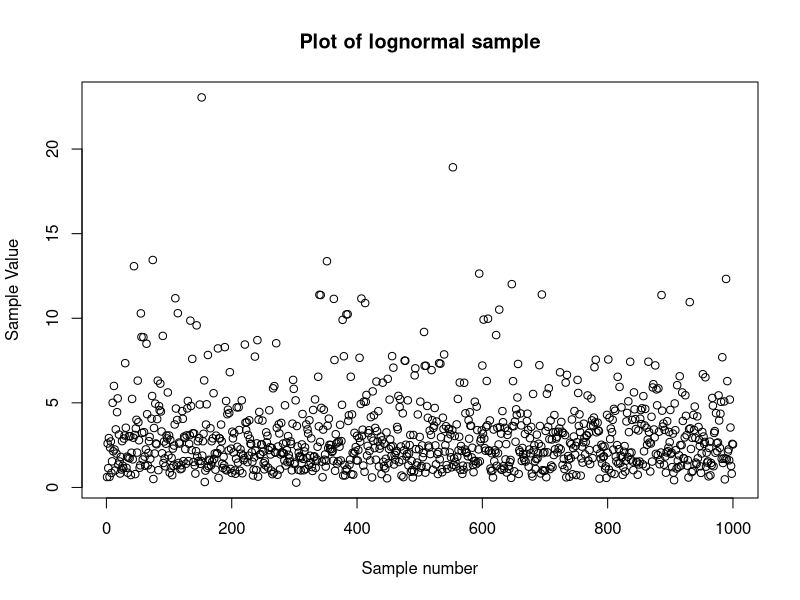
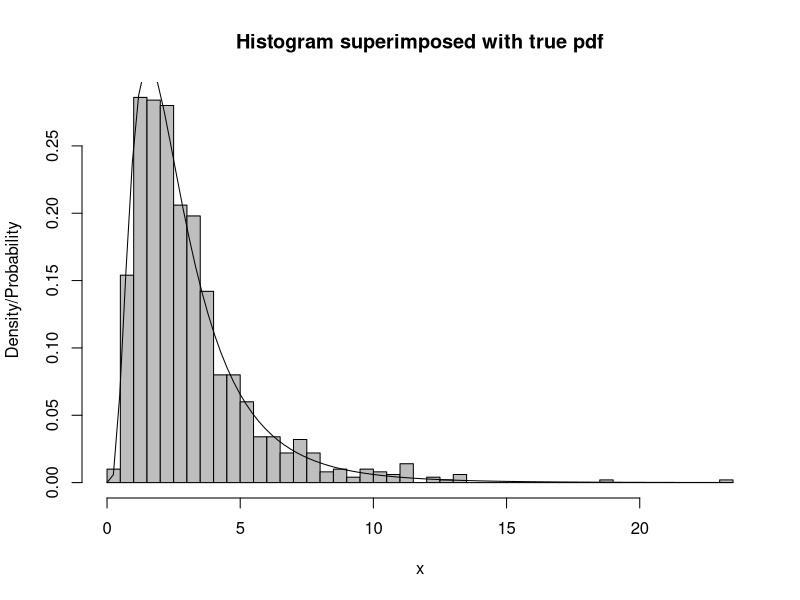
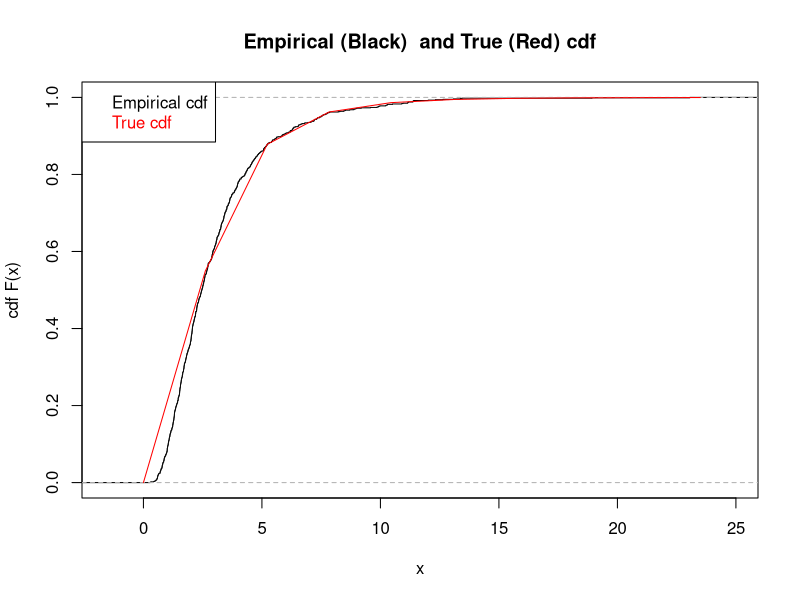

Write R code to recreate these figures, in order.
## ---- chunk 1
parameter_est <- function(expectation, variance) {
  sig <- log((variance/(expectation)^2) + 1)
  mu <- log(expectation) - (0.5*sig)
  #mu <- log( (expectation^2)/(sqrt(variance + (expectation^2)) ))
  return(list("mu" = mu, "sigma" = sig))
}
## ---- chunk 2
res <- parameter_est(3,5)

mu_hat <- res$mu
sig_hat <- res$sigma

mu_hat
sig_hat

#Checking if the values are correct
expectation_hat <- exp(mu_hat + 0.5*(sig_hat))
variance_hat <- exp((2*mu_hat) + 2*(sig_hat)) - (expectation_hat^2)

expectation_hat
variance_hat
## ---- chunk 3
#Change sample size here
n <- 1000
sample <- rlnorm(n,mu_hat,sqrt(sig_hat))

#checking if the values are correct
mean(sample)
var(sample)
## ---- chunk 4
plot(sample,type = "p",main = "Plot of lognormal sample", xlab = "Sample number", ylab = "Sample Value" )
## ---- chunk 5
#Sample size = n (In tghis case, 1000)
h <- hist(sample, plot=FALSE,breaks = 75) 
plot(h, col="grey",freq = FALSE, main = "Histogram superimposed with true pdf",xlab = "x", ylab = "Density/Probability") 
xlines <-seq(min(h$breaks),max(h$breaks),length.out=100) #seq of x for pdf
lines(x = xlines,y=dlnorm(xlines,mu_hat,sqrt(sig_hat)))
## ---- chunk 6
plot(ecdf(sample), main = "Empirical (Black)  and True (Red) cdf", xlab = "x", ylab = "cdf F(x)")
xlines <-seq(min(h$breaks),max(h$breaks),length.out=10)
lines(x = xlines, y = plnorm(xlines, mu_hat, sqrt(sig_hat)), col = "red")
legend( "topleft", c("Empirical cdf", "True cdf"), text.col=c("black", "red") )
